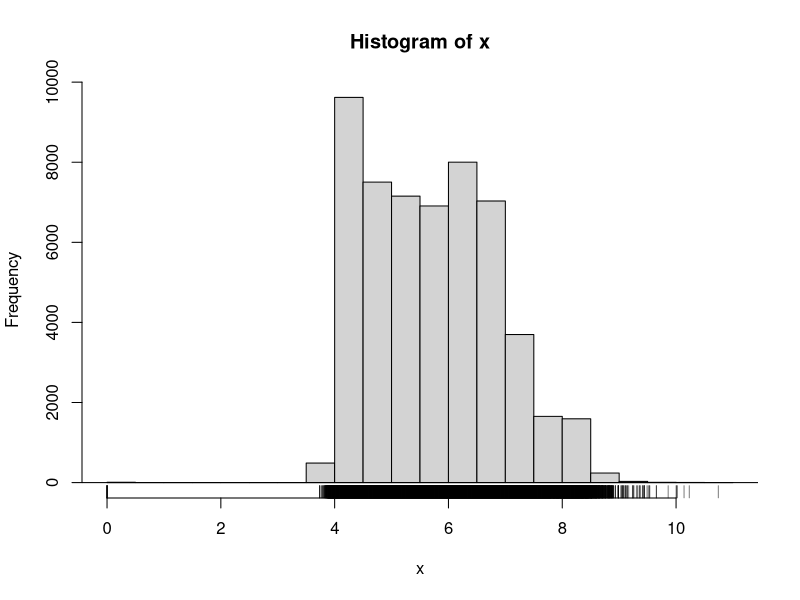
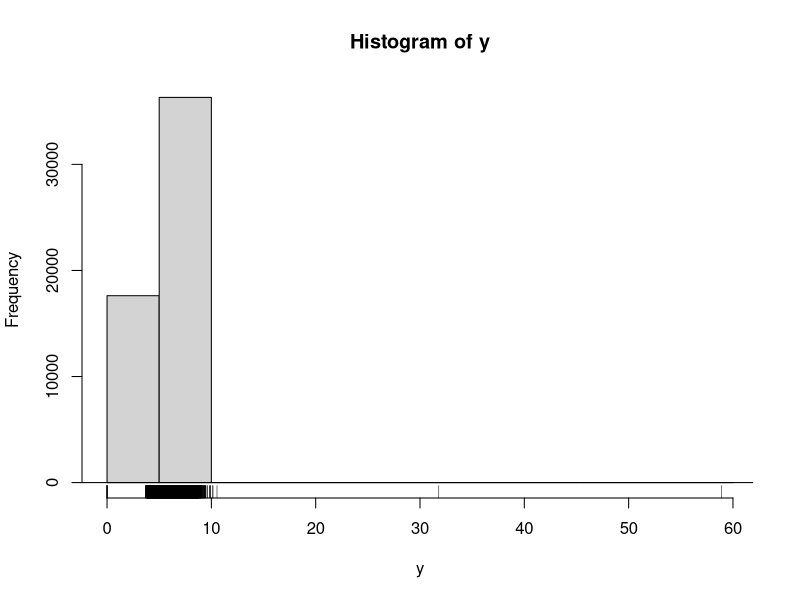
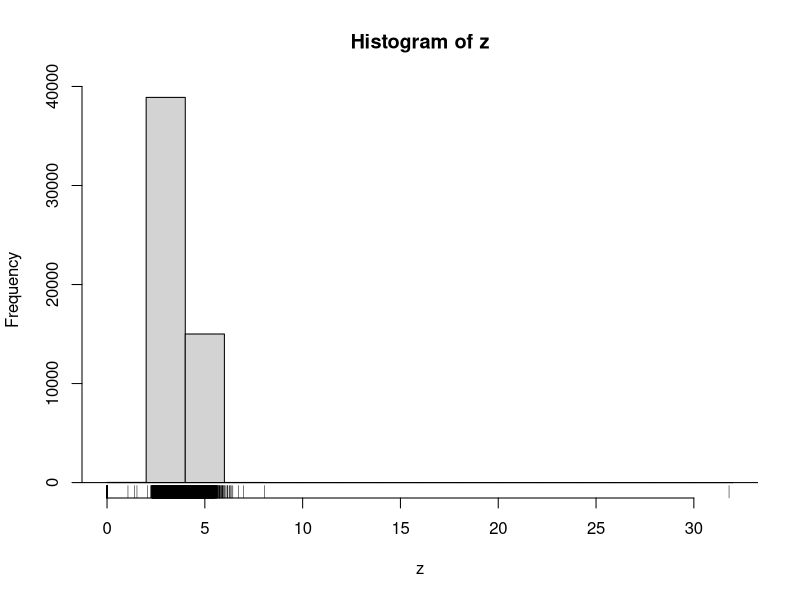
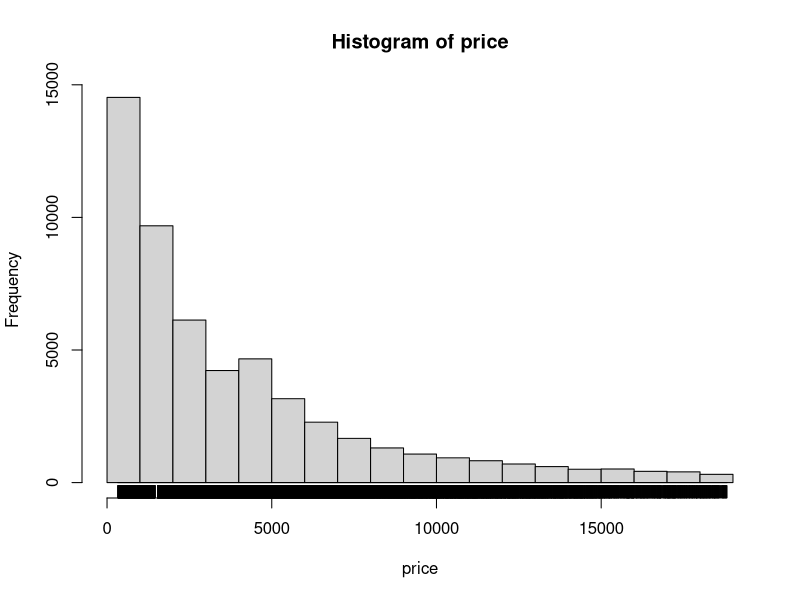

Reproduce these figures in R, in order. (Note: this script raises an error after producing the figures.)
library(ggplot2) 
attach(diamonds) 
View(diamonds)
help(diamonds)
head(diamonds)
dim(diamonds) 
names(diamonds)
str(diamonds)
nrow(diamonds) 
ncol(diamonds) 
summary(diamonds)

fivenum(x, na.rm=TRUE)
stem(x)		
hist(x)
lines(density(x,na.rm=TRUE,bw=1.))
rug(x) 
fivenum(y, na.rm=TRUE)
stem(y)		 
hist(y)
lines(density(y,na.rm=TRUE,bw=1.))
rug(y) 
fivenum(z, na.rm=TRUE)
stem(z)		 
hist(z)
lines(density(z,na.rm=TRUE,bw=1.))
rug(z) 

fivenum(price, na.rm=TRUE)
#boxplot(price)
stem(price)		 # stem and leaf plot
hist(price)
lines(density(price,na.rm=TRUE,bw=1.))
rug(price) 

diamonds2 <- diamonds %>% filter(between(y, 3, 20))

fivenum(carat, na.rm=TRUE)
stem(carat)		
hist(carat)
lines(density(carat,na.rm=TRUE,bw=1.))
rug(carat) 
